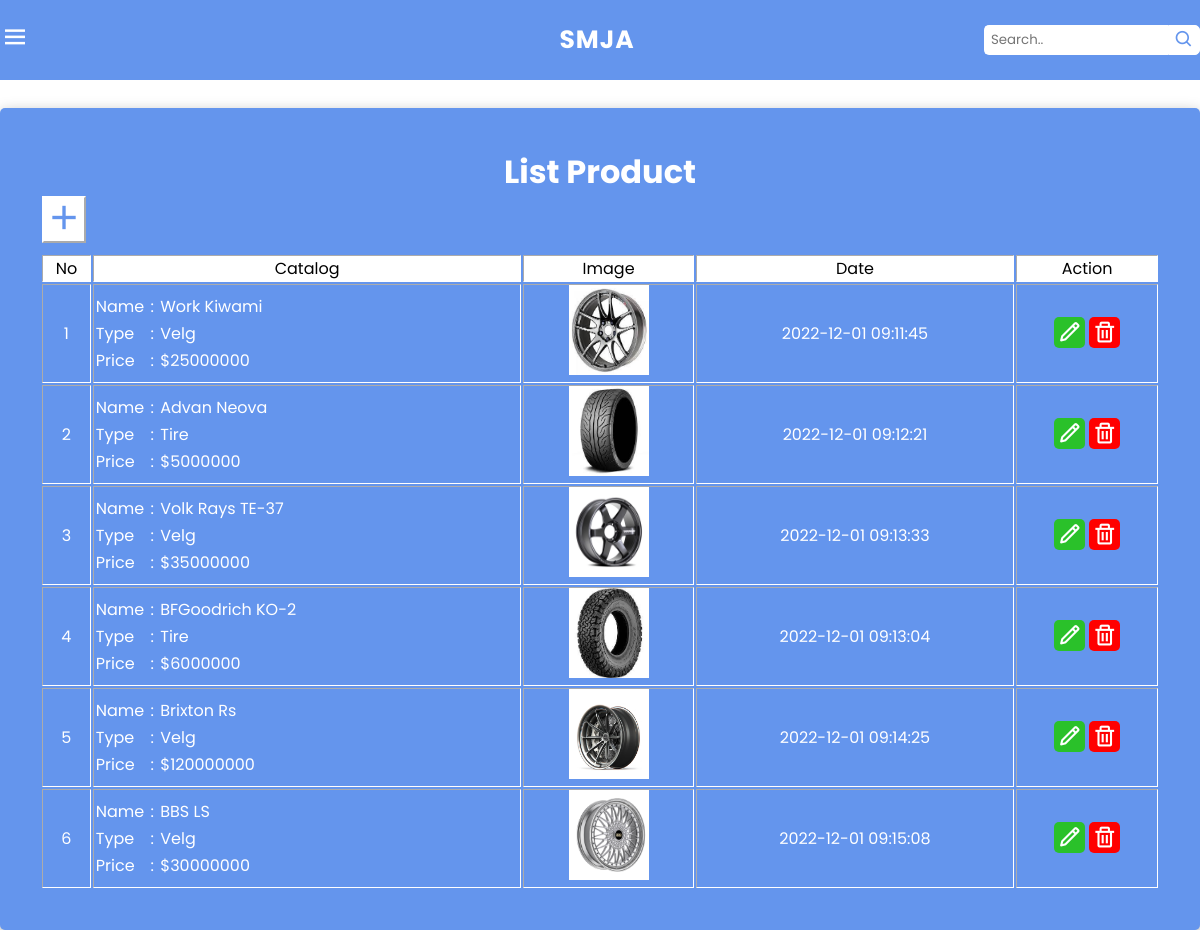
The app's page /admin/index.php (signed in) with its own data.
### tables this page shows
CREATE TABLE `product` (
  `id` int(11) NOT NULL,
  `nama` varchar(255) NOT NULL,
  `jenis` varchar(255) NOT NULL,
  `harga` int(11) NOT NULL,
  `nama_file` varchar(255) NOT NULL,
  `waktu` timestamp NOT NULL DEFAULT current_timestamp() ON UPDATE current_timestamp()
);

### admin/index.php (the view, shortened to what this page needs)
<?php
    require('../koneksi.php');
    $result = mysqli_query($conn, "SELECT * FROM product");
    if (isset($_GET['cari'])) {
        $keyword = $_GET['keyword'];
        $result = mysqli_query($conn, "SELECT * FROM product WHERE nama LIKE '%$keyword%'");
    } else {
        $result = mysqli_query($conn, "SELECT * FROM product");
    }
    $product = [];
    while ($row = mysqli_fetch_assoc($result)) {
        $product[] = $row;
    }
?>
<!DOCTYPE html>
<html lang="en">
<head>
    <link rel="stylesheet" href="style.css?v=<?php echo time(); ?>">
    <link href='https://unpkg.com/boxicons@2.1.4/css/boxicons.min.css' rel='stylesheet'>
</head>
<body>
    <header class="header" id="header">
        <nav class="nav container1">
            <label for="pencet">
                <a class="nav__menu">
                    <i class='bx bx-menu' ></i>
                </a>
            </label>
            <a href="#" class="nav__logo">
                <b>SMJA</b>
            </a>
            <div class="wrap">
                <form action="" method="get">
                    <div class="search">
                        <input type="text" name="keyword" class="searchTerm" placeholder="Search..">
                        <button type="submit" name="cari" class="searchButton"><i class='bx bx-search'></i></button>
                    </div>
                </form>
            </div>
        </nav>
    </header>
    <section >
    </section>
    <div class="kotak">
        <tr>
            <h1 class="tabel-product"> List Product </h1>
            <button><a href="addproduk.php"><i class='bx bx-plus' ></i></a></button>
        </tr>
        <table class="tabel-data" border="1">
            <tr class="atas">
                <td>No</td>
                <td class="catalog">Catalog</td>
                <td>Image</td>
                <td class="date">Date</td>
                <td>Action</td>
            </tr>
            <?php $i = 1; foreach ($product as $pdt): ?>
            <tr>
            <td> <?php echo $i; ?> </td>
                <td>
                    <table class="tabel-info1" >
                        <tr>
                            <td>Name&nbsp;</td>
                            <td>:&nbsp;</td>
                            <td><?php echo $pdt["nama"]; ?></td>
                        </tr>
                        <tr>
                            <td>Type</td>
                            <td>:</td>
                            <td><?php echo $pdt["jenis"]; ?></td>
                        </tr>
                        <tr>
                            <td>Price</td>
                            <td>:</td>
                            <td>$<?php echo $pdt["harga"]; ?></td>
                        </tr>
                    </table>
                </td>
                <td class="jam-img"> <img src="../gambar/produk/<?=$pdt['nama_file']?>"> </td>
                <td class="date"> <?=$pdt['waktu'] ?> </td>
                <td class="operation"><a href="edit.php?id=<?php echo $pdt["id"]; ?>"><i class='bx bx-pencil'></i></i></a>
                <a href="delete.php?id=<?php echo $pdt["id"]; ?>" onclick = "return confirm('Are you sure to delete this product?')"><i class='bx bx-trash' ></i></a></td>
            </tr>
            <?php $i++; endforeach ?>
        </table>
    </div>
</body>
</html>

### admin/style.css (style rules this page uses)
* { font-family: 'Poppins', sans-serif; margin: 0; padding: 0; scroll-behavior: smooth; box-sizing: border-box; list-style: none; box-sizing: border-box; }
body { background-color: white; }
section { padding: 10px 0 8px; }
.container1 { max-width: 1300px; margin: auto; width: 100%; }
.header { width: 100%; background: cornflowerblue; box-shadow: 0 1px 4px white; position: fixed; top: 0; left: 0; z-index: 1; }
.nav { height: 80px; display: flex; justify-content: space-between; align-items: center; }
.nav__logo { margin-left: 180px; text-transform: uppercase; text-decoration: none; font-size: 25px; color: white; font-weight: 500; letter-spacing: 1px; display: inline-flex; align-items: center; }
.nav__menu { font-size: 30px; color: white; }
.search { width: 100%; position: relative; display: flex; }
.searchTerm { width: 100%; border: 2px solid white; border-right: none; padding: 5px; height: 30px; border-radius: 5px 0 0 5px; outline: none; color: #9DBFAF; }
.searchButton { width: auto; height: 30px; padding: 0 5px; border: 1px solid white; background: white; text-align: center; color: cornflowerblue; border-radius: 0 5px 5px 0; cursor: pointer; font-size: 20px; }
header .wrap { width: 18%; }
.kotak { margin-top: 90px; max-width: 1300px; background: cornflowerblue; margin-left: auto; margin-right: auto; box-shadow: #00000059 0px 5px 15px; padding: 40px; color: white; border-radius: 5px; }
.kotak h1 { text-align: center; }
.jam-img img { height:90px; width:80px; }
.kotak button { margin-left: 2px; margin-bottom: 10px; border: 1 ; border-color: white; background: white; }
.bx-plus { color: cornflowerblue; font-size: 40px; }
.tabel-data .atas { background: white; color: black; }
.tabel-data td { text-align: center; }
.tabel-data { width: 100%; border: white; color: white; }
.tabel-info1 td { text-align: left; }
.bx-pencil { color: white; font-size: 25px; background-color: rgb(42, 193, 42); padding: 3px; border-radius: 5px; text-decoration: none; }
.bx-trash { color: white; font-size: 25px; background-color: red; padding: 3px; border-radius: 5px; text-decoration: none; }
.header { width: 100%; background: white; box-shadow: black; position: fixed; top: 0; left: 0; z-index: 1; }
.nav__logo { text-transform: uppercase; text-decoration: none; font-size: 25px; color: white; font-weight: 500; letter-spacing: 1px; display: inline-flex; align-items: center; }
.nav__menu { font-size: 30px; color: rgb(255,181,102); }
.header { width: 100%; background: cornflowerblue; box-shadow: black; position: fixed; top: 0; left: 0; z-index: 1; }

### records on screen
product: nama "Work Kiwami", jenis "Velg", harga "25000000", nama_file (picture), waktu "2022-12-01 09:11:45"
product: nama "Advan Neova", jenis "Tire", harga "5000000", nama_file (picture), waktu "2022-12-01 09:12:21"
product: nama "Volk Rays TE-37", jenis "Velg", harga "35000000", nama_file (picture), waktu "2022-12-01 09:13:33"
product: nama "BFGoodrich KO-2", jenis "Tire", harga "6000000", nama_file (picture), waktu "2022-12-01 09:13:04"
product: nama "Brixton Rs", jenis "Velg", harga "120000000", nama_file (picture), waktu "2022-12-01 09:14:25"
product: nama "BBS LS", jenis "Velg", harga "30000000", nama_file (picture), waktu "2022-12-01 09:15:08"
